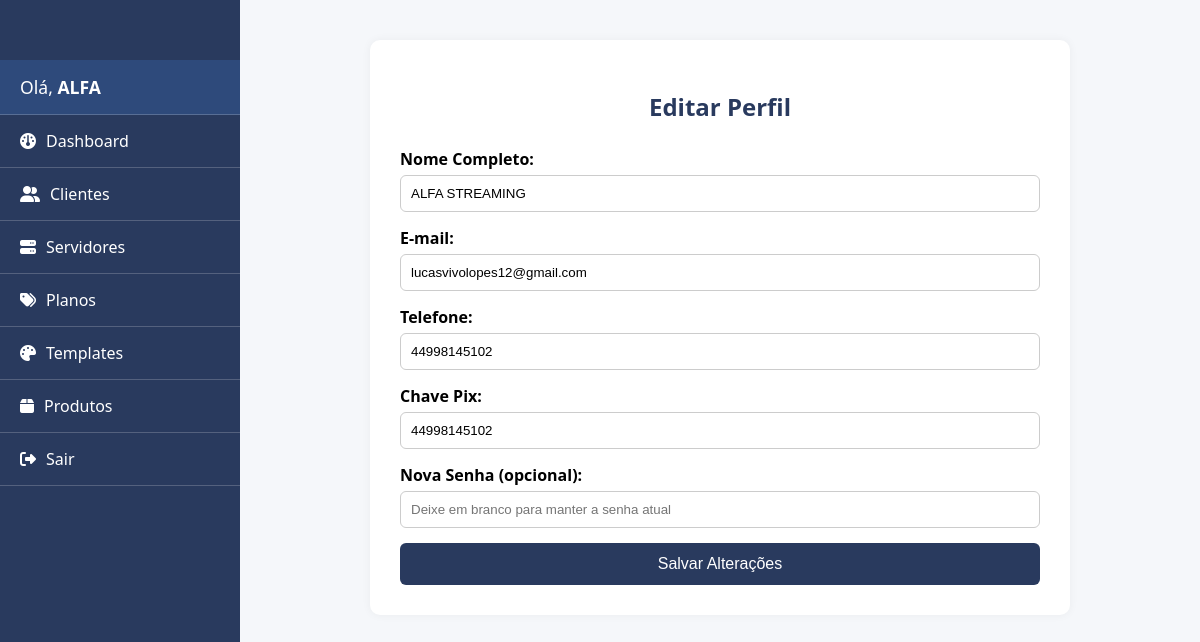
The page /client/editar_perfil.php (signed in) on the database its author committed.
### tables this page shows
CREATE TABLE `clientes` (
  `id` int(11) NOT NULL,
  `nome` varchar(255) NOT NULL,
  `email` varchar(255) NOT NULL,
  `senha` varchar(255) NOT NULL,
  `token` varchar(64) DEFAULT NULL,
  `ativo` tinyint(1) NOT NULL DEFAULT '1',
  `cadastrado_por` int(11) DEFAULT NULL,
  `criado_em` datetime NOT NULL,
  `liberar_funcoes` tinyint(1) NOT NULL DEFAULT '0',
  `vencimento` date DEFAULT NULL,
  `plano_id` int(11) DEFAULT NULL,
  `user_id` int(11) DEFAULT NULL,
  `telefone` varchar(15) DEFAULT NULL,
  `chave_pix` varchar(255) DEFAULT NULL,
  `token_expiracao` datetime DEFAULT NULL
);

### client/editar_perfil.php (the view, shortened to what this page needs)
<?php
require_once '../includes/db.php';
$clienteId = (int)$_SESSION['cliente_id'];
try {
    $stmt = $pdo->prepare("SELECT * FROM clientes WHERE id = ?");
    $stmt->execute([$clienteId]);
    $cliente = $stmt->fetch(PDO::FETCH_ASSOC);
    $ativo = $cliente && $cliente['ativo'] == 1;
    $primeiroNome = $cliente && !empty($cliente['nome']) ? explode(' ', trim($cliente['nome']))[0] : '';
} catch (PDOException $e) {
    $error = "Erro ao carregar dados: " . htmlspecialchars($e->getMessage());
    $cliente = [];
}
?>
<!DOCTYPE html>
<html lang="pt-BR">
<head>
  <link rel="stylesheet" href="https://cdnjs.cloudflare.com/ajax/libs/font-awesome/6.5.1/css/all.min.css">
</head>
<body>
<div class="container">
  <aside class="sidebar" id="sidebar">
    <nav>
      <?php if (!empty($primeiroNome)): ?>
        <div class="sidebar-user">
          Olá, <strong><?php echo htmlspecialchars($primeiroNome); ?></strong>
        </div>
      <?php endif; ?>
      <ul>
        <li><a href="dashboard.php"><i class="fa fa-gauge"></i> Dashboard</a></li>
        <li><a href="users.php" class="<?php echo !$ativo ? 'disabled' : ''; ?>"><i class="fa fa-user-group"></i> Clientes</a></li>
        <li><a href="servidores.php" class="<?php echo !$ativo ? 'disabled' : ''; ?>"><i class="fa fa-server"></i> Servidores</a></li>
        <li><a href="planos.php" class="<?php echo !$ativo ? 'disabled' : ''; ?>"><i class="fa fa-tags"></i> Planos</a></li>
        <li><a href="template.php" class="<?php echo !$ativo ? 'disabled' : ''; ?>"><i class="fa fa-palette"></i> Templates</a></li>
        <li><a href="produtos.php" class="<?php echo !$ativo ? 'disabled' : ''; ?>"><i class="fa fa-box"></i> Produtos</a></li>
        <li><a href="logout.php"><i class="fa fa-right-from-bracket"></i> Sair</a></li>
      </ul>
    </nav>
  </aside>
  <div class="content">
    <main>
      <h2>Editar Perfil</h2>
      <form method="post">
        <div class="form-group">
          <label for="nome">Nome Completo:</label>
          <input type="text" id="nome" name="nome" value="<?php echo htmlspecialchars($cliente['nome'] ?? ''); ?>" required>
        </div>
        <div class="form-group">
          <label for="email">E-mail:</label>
          <input type="email" id="email" name="email" value="<?php echo htmlspecialchars($cliente['email'] ?? ''); ?>" required>
        </div>
        <div class="form-group">
          <label for="telefone">Telefone:</label>
          <input type="text" id="telefone" name="telefone" value="<?php echo htmlspecialchars($cliente['telefone'] ?? ''); ?>" placeholder="(11) 98765-4321">
        </div>
        <div class="form-group">
          <label for="chave_pix">Chave Pix:</label>
          <input type="text" id="chave_pix" name="chave_pix" value="<?php echo htmlspecialchars($cliente['chave_pix'] ?? ''); ?>">
        </div>
        <div class="form-group">
          <label for="senha">Nova Senha (opcional):</label>
          <input type="password" id="senha" name="senha" placeholder="Deixe em branco para manter a senha atual">
        </div>
        <button type="submit">Salvar Alterações</button>
      </form>
    </main>
  </div>
</div>
</body>
</html>

### client/editar_perfil.php (style rules this page uses)
* { box-sizing: border-box; }
body { margin: 0; font-family: 'Segoe UI', sans-serif; background-color: #f5f7fa; }
.container { display: flex; min-height: 100vh; }
.content { flex: 1; padding: 40px; margin-left: 240px; }
main { max-width: 700px; margin: auto; background: #fff; padding: 30px; border-radius: 10px; box-shadow: 0 0 10px rgba(0,0,0,0.05); }
h2 { text-align: center; margin-bottom: 25px; color: #293a5e; }
.form-group { margin-bottom: 15px; }
label { font-weight: bold; margin-bottom: 5px; display: block; }
input[type="text"], input[type="email"], input[type="password"] { width: 100%; padding: 10px; border-radius: 6px; border: 1px solid #ccc; }
button { width: 100%; padding: 12px; background-color: #293a5e; color: #fff; border: none; border-radius: 6px; font-size: 16px; cursor: pointer; }
.sidebar { width: 240px; position: fixed; top: 0; left: 0; height: 100%; background: #293a5e; color: white; padding-top: 60px; transition: transform 0.3s ease; }
.sidebar-user { padding: 15px 20px; font-size: 1.1rem; border-bottom: 1px solid rgba(255, 255, 255, 0.2); background-color: #2e4a7b; }
.sidebar ul { list-style: none; padding: 0; margin: 0; }
.sidebar ul li { padding: 15px 20px; border-bottom: 1px solid rgba(255, 255, 255, 0.2); }
.sidebar ul li a { color: white; text-decoration: none; font-size: 1rem; display: flex; align-items: center; gap: 10px; }

### rows shown on the page
clientes: nome "ALFA", nome "ALFA STREAMING", email "lucasvivolopes12@gmail.com", telefone "44998145102", chave_pix "44998145102"
